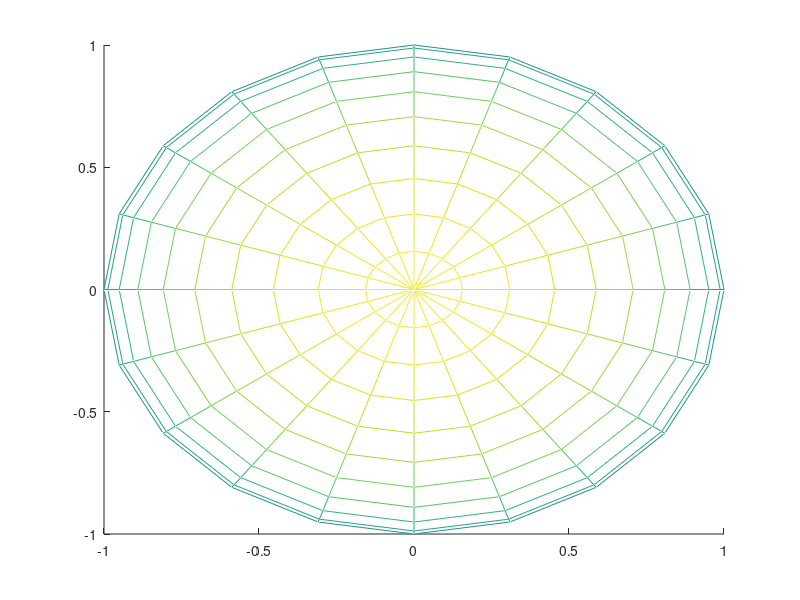

The MATLAB source for this figure: (Note: this script raises an error after producing the figure.)
% Script que crea graficos png y los guarda en Output - supName

currdir = pwd ;
plotfontsize = 22 ;

auxu = [1 0 1] ;

n = pi/12 ;

for k = 0:n:24*n

[tx,ty,tz]=sphere(20) ;

figdef = figure ;

hold on


mesh (tx, ty, tz) 

plot3(cos(u).*cos(v),sin(u).*cos(v),sin(v),'k')

axis equal, grid on

R = [ cos(k) -sin(k) 0 ; ...
      sin(k)  cos(k) 0 ; ...
      0           0          1 ] ;

aux = auxu*R ;
view(aux) ;

title(['Grafica - Angulo ' sprintf('%4i', k*180/pi) ] );
labx=xlabel('u'); laby=ylabel('v'); labz=zlabel('z') ;
set(gca, 'linewidth', 1.2, 'fontsize', plotfontsize )
set(labx, "FontSize", plotfontsize); set(laby, "FontSize", plotfontsize) ;

cd(outputdir )
print( [ supName '_grafica_angulo_' sprintf('%i', k*180/pi)] ,'-dpng') ;
cd(currdir)

  if printflag == 0  
    close(figdef) ;
  end

end

